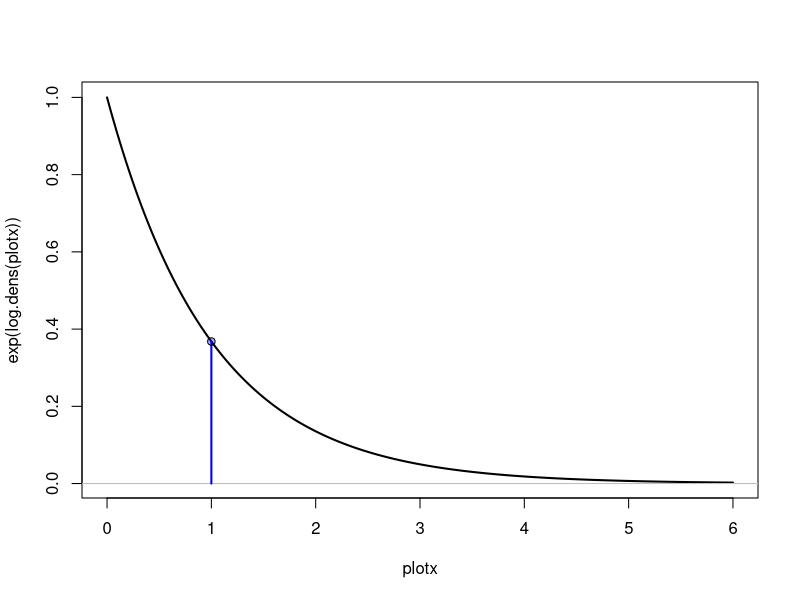

R code for this plot: (Note: this script raises an error after producing the figure.)
######
# Independence Metropolis sampler method demo in R
# 2011, Richard D. Morey (richarddmorey@gmail.com)
# Please do not distribute without permission
######
# Instructions: Change settings to suit, save, then source() this file
# Solid curve is the PDF to sample from
# Blue sample is current sample
# Dashed red curve is candidate distribution
# Red sample is candidate
# Red curve shows kernel density of samples (should converge to PDF)
# Acceptence rate is shown above

# Settings
##


# Number of seconds to wait between steps
# if "key", wait for key press
wait.type = "key"

# Number of samples
# Set this low (20 or so if using wait.type="key")
M = 20

# logarithm of density to sample from
log.dens = function(x)
  dexp(x,1,log=TRUE)


# Make sure next two functions are consistent!
# PDF of candidate 
cand.dens=function(x)
  (x>0)*dnorm(x,.5,1) # truncated normal

# Function to sample from the candidate
rcand = function()
  qnorm(runif(1,pnorm(0,.5,1),1),.5,1) # Truncated normal using inverse CDF method


start = 1 # Algorithm starting value (first 'sample')

# plot x limits
limits = c(0,6)





# No need to change anything below this line!
#################
wait=function(type="key")
{
  if(type=="key" & interactive()){
      readline()
    }else if(is.numeric(type)){
      Sys.sleep(type)
    }else{
      stop("Invalid argument to wait().")
    }
invisible()
}

par(mfrow=c(1,1))



samps = 1:M*NA
samps[1] = start

plotx = seq(limits[1],limits[2],len=200)
maxy = max(exp(log.dens(plotx)))
scalecand = 0.5*maxy/max(cand.dens(plotx))
scalehist = 1*maxy


# Begin MCMC
for(m in 2:M){
  
  plot(plotx,exp(log.dens(plotx)),ty='l',lwd=2)
  abline(h=0,col="gray")

  if(m>2){
    my.dens = density(samps[1:(m-1)])
    max.dens = max(my.dens$y)
    lines(my.dens$x,my.dens$y/max.dens*scalehist,col=rgb(1,0,0,1))
    acc.rate = mean(diff(samps[1:(m-1)])!=0)
    mtext(paste(m,": ",100*round(acc.rate,2),"%",sep=""),3,.1,adj=0,cex=1.5)
  }

  segments(samps[m-1],0,samps[m-1],exp(log.dens(samps[m-1])),col=rgb(0,0,1,1),lwd=2)
  points(samps[m-1],exp(log.dens(samps[m-1])),pch=21,bg=rgb(0,0,1,.3))

  wait(wait.type)

  lines(plotx,cand.dens(plotx)*scalecand,lty=2,col=rgb(1,0,0,1))
  cand = rcand()

  wait(wait.type)

  segments(cand,0,cand,exp(log.dens(cand)),col=rgb(1,0,0,1),lwd=2)
  points(cand,exp(log.dens(cand)),pch=21,bg=rgb(1,0,0,.3))

  wait(wait.type)

  r = exp(log.dens(cand))/exp(log.dens(samps[m-1])) * cand.dens(samps[m-1])/cand.dens(cand)
  
  b=runif(1,0,1)

  if(b<r){
    mtext("Accept Candidate",3,.1,adj=1,cex=1.5)
    samps[m] = cand
  }else{
    mtext("Reject Candidate",3,.1,adj=1,cex=1.5) 
    samps[m] = samps[m-1]
  }

  wait(wait.type)

}

my.dens = density(samps[1:m])
max.dens = max(my.dens$y)
lines(my.dens$x,my.dens$y/max.dens*scalehist,col=rgb(1,0,0,1))

# Final plot

wait(wait.type)

par(mfrow=c(1,2))
plot(samps,ty='l', main="MCMC chain",ylab="Sample",xlab="Iteration")
acf(samps,main="Sample autocorrelation")

wait(wait.type)

# Compare to true distribution
par(mfrow=c(1,1))
# change the distribution dexp here if you change the target distribution
hist(samps,freq=FALSE)
lines(plotx,dexp(plotx),col="red")

